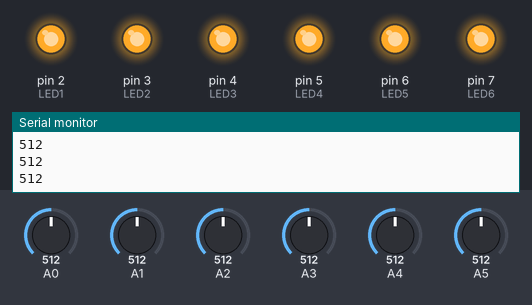
The sketch below on a simulated Arduino Uno, built with avr-gcc and run on an emulated ATmega328P. On the bench: output pins drawn as LEDs (lit = HIGH), the last lines printed to the serial monitor. Inputs (shaded band) come from the test bench; at power-on: A0 = 512, A1 = 512, A2 = 512, A3 = 512, A4 = 512, A5 = 512.

Above: at 1.2 s.
1.3 s: A0 set to 467
2.8 s: A0 set to 432
At 3.1 s:
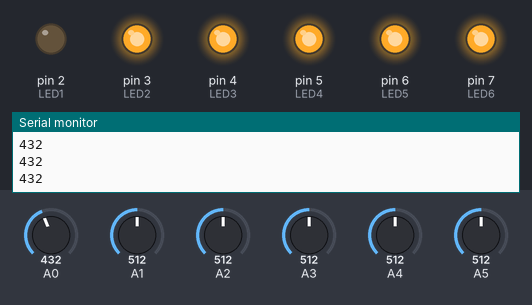
4.3 s: A1 set to 468
5.8 s: A1 set to 439
At 6.6 s:
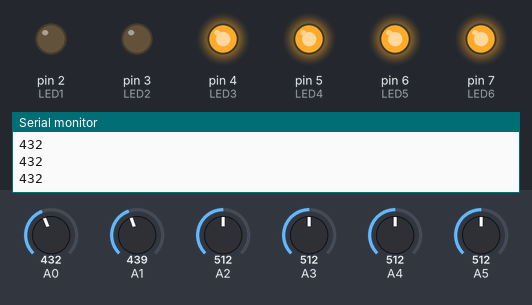
7.3 s: A2 set to 463
8.8 s: A2 set to 435
At 10.1 s:
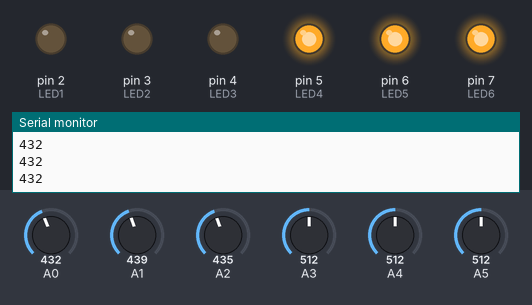
Timing chart, 0 to 11.3 s (numbered marks = the images above; inputs shaded):
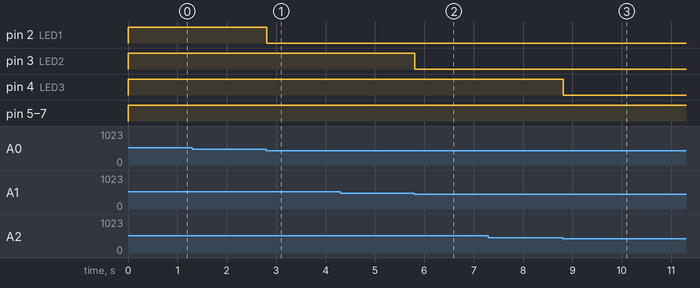

The sketch:

leds.ino
```cpp
int detector1;
int detector2;
int detector3;
int detector4;
int detector5;
int detector6;

const int LED1 = 2;
const int LED2 = 3;
const int LED3 = 4;
const int LED4 = 5;
const int LED5 = 6;
const int LED6 = 7;

int cont = 0;

void setup() {
  Serial.begin(9600);
  pinMode(detector1,INPUT);
  pinMode(detector2,INPUT);
  pinMode(detector3,INPUT);
  pinMode(detector4,INPUT);
  pinMode(detector5,INPUT);
  pinMode(detector6,INPUT);

  pinMode(LED1, OUTPUT);
  pinMode(LED2, OUTPUT);
  pinMode(LED3, OUTPUT);
  pinMode(LED4, OUTPUT);
  pinMode(LED5, OUTPUT);
  pinMode(LED6, OUTPUT);


}

void loop() {
  //int value = 0;
  detector1 = analogRead(A0);
  detector2 = analogRead(A1);
  detector3 = analogRead(A2);
  detector4 = analogRead(A3);
  detector5 = analogRead(A4);
  detector6 = analogRead(A5);


  //value = digitalRead(detector);
  //Serial.println (detector);

 Serial.println(detector1);

  if (detector1 > 450) {

    //Serial.println ("Detectado obstaculo sensor 1");

    digitalWrite(LED1, HIGH);
  }
  else{
    digitalWrite(LED1, LOW);
    }

   if (detector2 > 450) {

    //Serial.println ("Detectado obstaculo sensor 2 ");

    digitalWrite(LED2, HIGH);
  }
  else{
    digitalWrite(LED2, LOW);
    }
    if (detector3 > 450) {

    //Serial.println ("Detectado obstaculo sensor 3");

    digitalWrite(LED3, HIGH);
  }
   else{
    digitalWrite(LED3, LOW);
    }
   if (detector4> 450) {

    //Serial.println ("Detectado obstaculo sensor 4");

    digitalWrite(LED4, HIGH);
  }
   else{
    digitalWrite(LED4, LOW);
    }
   if (detector5 > 450) {

    //Serial.println ("Detectado obstaculo sensor 5");

    digitalWrite(LED5, HIGH);
  }
   else{
    digitalWrite(LED5, LOW);
    }
    if (detector6 > 450) {

    //Serial.println ("Detectado obstaculo sensor 6");

    digitalWrite(LED6, HIGH);
  }
  else {

   digitalWrite(LED6,LOW);

  }

  }
```

Measured:
- the behaviour switches between 451 and 450 on A0 (found by bisection; images 0 and 1)
- the behaviour switches between 451 and 450 on A1 (found by bisection; images 1 and 2)
- the behaviour switches between 451 and 450 on A2 (found by bisection; images 2 and 3)
- after the input at 2.8 s, pin 2 (LED1): HIGH → LOW at once
- after the input at 5.8 s, pin 3 (LED2): HIGH → LOW at once
- after the input at 8.8 s, pin 4 (LED3): HIGH → LOW at once
